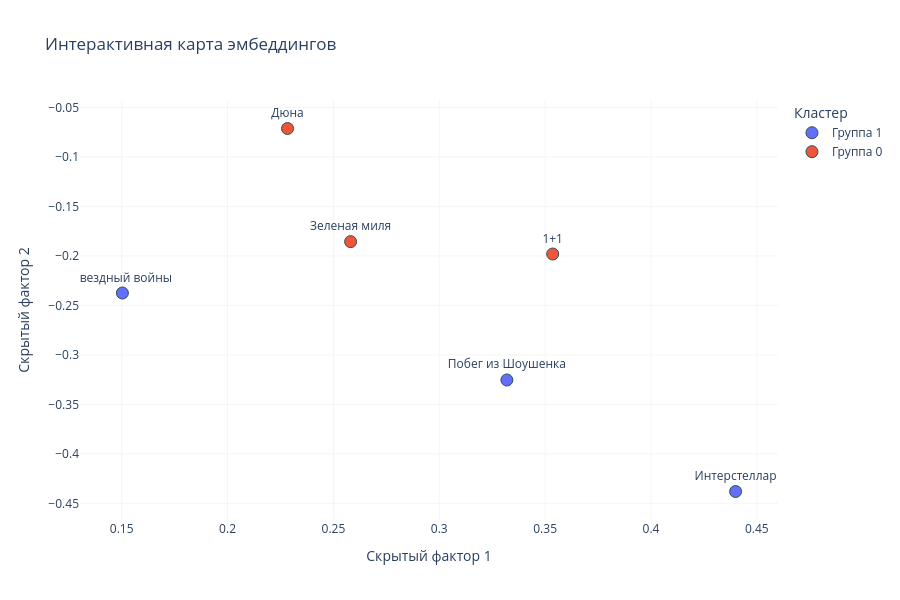

Here is the notebook cell this chart was saved with:
### Code cell
import torch
import torch.nn as nn
import torch.optim as optim
from torch.utils.data import Dataset, DataLoader

def convert_df(df_matrix):
    users = df_matrix.index.tolist()
    movies = df_matrix.columns.tolist()
    # Преобразуем в длинный формат (взаимодействия с оценкой > 0)
    interactions = []
    for u_idx, user in enumerate(users):
        for m_idx, movie in enumerate(movies):
            rating = df_matrix.loc[user, movie]
            if rating > 0:
                interactions.append((u_idx, m_idx, 1.0)) # 1.0 — факт позитивного взаимодействия

    df_train = pd.DataFrame(interactions, columns=["user_id", "item_id", "label"])
    return users, movies, df_train

# 2. Обертка данных в Dataset для PyTorch
class RecommendationDataset(Dataset):
    def __init__(self, dataframe):
        self.users = torch.tensor(dataframe["user_id"].values, dtype=torch.long)
        self.items = torch.tensor(dataframe["item_id"].values, dtype=torch.long)
        self.labels = torch.tensor(dataframe["label"].values, dtype=torch.float32)

    def __len__(self):
        return len(self.labels)

    def __getitem__(self, idx):
        return self.users[idx], self.items[idx], self.labels[idx]

# 3. Архитектура двухбашенной модели DSSM
class DSSMModel(nn.Module):
    def __init__(self, num_users, num_items, embedding_dim=8):
        super(DSSMModel, self).__init__()
        # Базовая башня Пользователя
        self.user_embedding = nn.Embedding(num_users, embedding_dim)
        self.user_nn = nn.Sequential(
            nn.Linear(embedding_dim, 16),
            nn.ReLU(),
            nn.Linear(16, 8) # Финальный размер эмбеддинга (N-мерное пространство)
        )

        # Базовая башня Item
        self.item_embedding = nn.Embedding(num_items, embedding_dim)
        self.item_nn = nn.Sequential(
            nn.Linear(embedding_dim, 16),
            nn.ReLU(),
            nn.Linear(16, 8)
        )

    def forward(self, user_ids, item_ids):
        # Пропускаем пользователя через его башню
        u_emb = self.user_embedding(user_ids)
        u_vector = self.user_nn(u_emb)

        # Пропускаем товар через его башню
        i_emb = self.item_embedding(item_ids)
        i_vector = self.item_nn(i_emb)

        # Считаем косинусное сходство между векторами башен
        u_vector_norm = nn.functional.normalize(u_vector, p=2, dim=1)
        i_vector_norm = nn.functional.normalize(i_vector, p=2, dim=1)

        # Скалярное произведение строк (dot product)
        similarity = torch.sum(u_vector_norm * i_vector_norm, dim=1)
        return similarity

def fit_model(users, movies, dataloader, epochs, embedding_dim):
    # Инициализация
    model = DSSMModel(num_users=len(users), num_items=len(movies), embedding_dim=embedding_dim)
    criterion = nn.MSELoss()
    optimizer = optim.Adam(model.parameters())

    # Обучение модели
    model.train()
    for epoch in range(epochs):
        for batch_users, batch_items, batch_labels in dataloader:
            optimizer.zero_grad()
            predictions = model(batch_users, batch_items)
            loss = criterion(predictions, batch_labels)
            loss.backward()
            optimizer.step()
    return model


def get_dssm_model_emb(df, epochs=10, embedding_dim=8):
    users, movies, df_train = convert_df(df)
    dataset = RecommendationDataset(df_train)
    dataloader = DataLoader(dataset, batch_size=1)
    model = fit_model(users, movies, dataloader, epochs, embedding_dim)

    model.eval()
    with torch.no_grad():
        all_item_ids = torch.tensor(list(range(len(movies))), dtype=torch.long)
        item_embs = model.item_embedding(all_item_ids)
        movie_embeddings = model.item_nn(item_embs).numpy()

    print(f"Форма матрицы эмбеддингов: {movie_embeddings.shape} (4 фильма, у каждого вектор из 8 признаков)")
    return movie_embeddings

plot_emb(get_dssm_model_emb(df, embedding_dim=8, epochs=10), df)

### Figure 1 — Plotly figure (JSON) as saved in the notebook; plotly's stock layout.template omitted (floating-point values rounded to 4 significant figures)
{"data": [{"hovertemplate": "<b>%{hovertext}</b><br><br>Кластер=Группа 1<br>Скрытый фактор 1=%{x}<br>Скрытый фактор 2=%{y}<br>Название=%{text}<extra></extra>", "hovertext": ["Интерстеллар", "Звездный войны", "Побег из Шоушенка"], "legendgroup": "Группа 1", "marker": {"color": "#636efa", "symbol": "circle", "line": {"color": "DarkSlateGrey", "width": 1}, "size": 12}, "mode": "markers+text", "name": "Группа 1", "orientation": "v", "showlegend": true, "text": ["Интерстеллар", "Звездный войны", "Побег из Шоушенка"], "x": [0.44, 0.1503, 0.3319], "xaxis": "x", "y": [-0.438, -0.2375, -0.3253], "yaxis": "y", "type": "scatter", "textposition": "top center"}, {"hovertemplate": "<b>%{hovertext}</b><br><br>Кластер=Группа 0<br>Скрытый фактор 1=%{x}<br>Скрытый фактор 2=%{y}<br>Название=%{text}<extra></extra>", "hovertext": ["Дюна", "Зеленая миля", "1+1"], "legendgroup": "Группа 0", "marker": {"color": "#EF553B", "symbol": "circle", "line": {"color": "DarkSlateGrey", "width": 1}, "size": 12}, "mode": "markers+text", "name": "Группа 0", "orientation": "v", "showlegend": true, "text": ["Дюна", "Зеленая миля", "1+1"], "x": [0.2283, 0.2581, 0.3536], "xaxis": "x", "y": [-0.07131, -0.1856, -0.1981], "yaxis": "y", "type": "scatter", "textposition": "top center"}], "layout": {"xaxis": {"anchor": "y", "domain": [0, 1], "title": {"text": "Скрытый фактор 1"}, "zeroline": true, "zerolinewidth": 1, "zerolinecolor": "LightGray", "showgrid": true, "gridwidth": 1, "gridcolor": "WhiteSmoke"}, "yaxis": {"anchor": "x", "domain": [0, 1], "title": {"text": "Скрытый фактор 2"}, "zeroline": true, "zerolinewidth": 1, "zerolinecolor": "LightGray", "showgrid": true, "gridwidth": 1, "gridcolor": "WhiteSmoke"}, "legend": {"title": {"text": "Кластер"}, "tracegroupgap": 0}, "title": {"text": "Интерактивная карта эмбеддингов"}, "plot_bgcolor": "white", "width": 900, "height": 600}}
